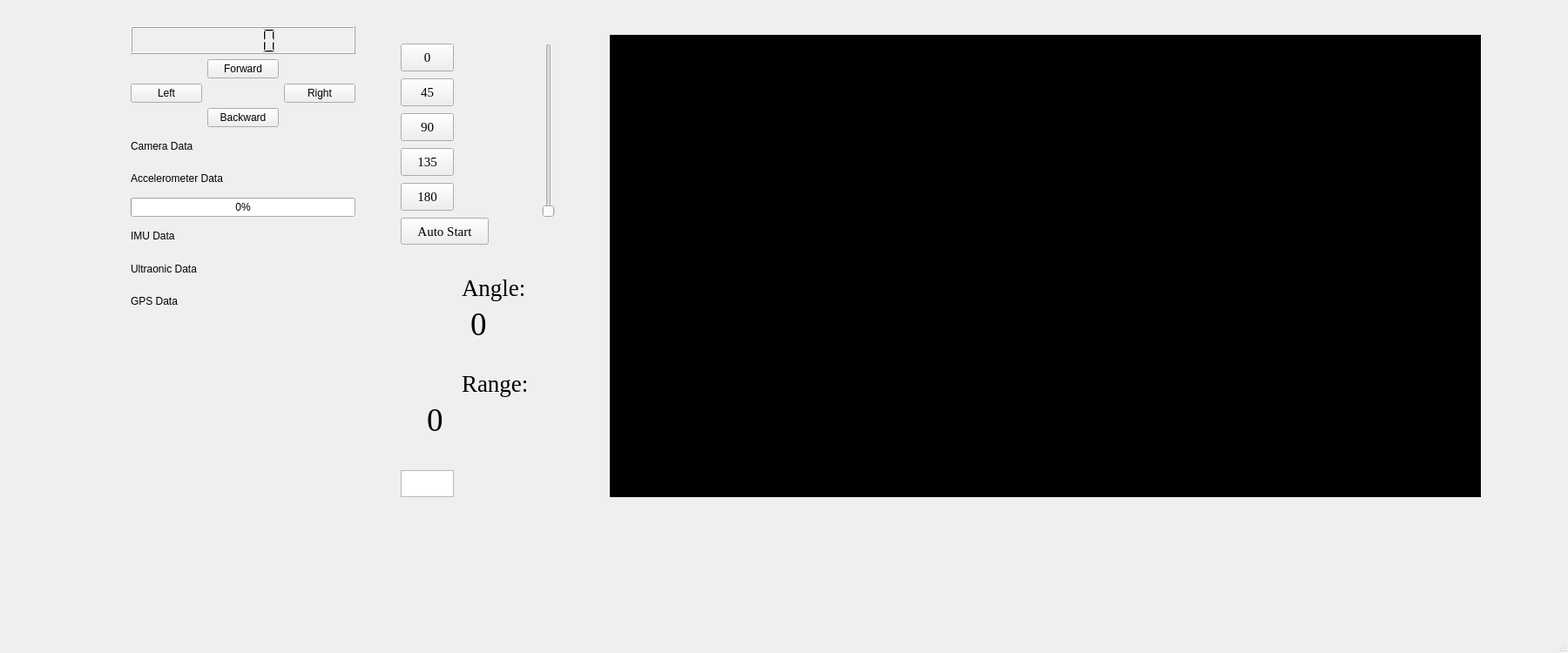
<?xml version="1.0" encoding="UTF-8"?>
<ui version="4.0">
 <class>MainWindow</class>
 <widget class="QMainWindow" name="MainWindow">
  <property name="geometry">
   <rect>
    <x>0</x>
    <y>0</y>
    <width>1800</width>
    <height>750</height>
   </rect>
  </property>
  <property name="maximumSize">
   <size>
    <width>1800</width>
    <height>750</height>
   </size>
  </property>
  <property name="windowTitle">
   <string>MainWindow</string>
  </property>
  <property name="windowOpacity">
   <double>0.000000000000000</double>
  </property>
  <widget class="QWidget" name="centralwidget">
   <widget class="QWidget" name="widget" native="true">
    <property name="geometry">
     <rect>
      <x>0</x>
      <y>10</y>
      <width>411</width>
      <height>341</height>
     </rect>
    </property>
    <widget class="QWidget" name="layoutWidget">
     <property name="geometry">
      <rect>
       <x>150</x>
       <y>20</y>
       <width>258</width>
       <height>332</height>
      </rect>
     </property>
     <layout class="QVBoxLayout" name="verticalLayout">
      <item>
       <widget class="QLCDNumber" name="speedLcd"/>
      </item>
      <item>
       <layout class="QGridLayout" name="gridLayout">
        <item row="2" column="1">
         <widget class="QPushButton" name="backwardButton">
          <property name="text">
           <string>Backward</string>
          </property>
         </widget>
        </item>
        <item row="0" column="1">
         <widget class="QPushButton" name="forwardButton">
          <property name="text">
           <string>Forward</string>
          </property>
         </widget>
        </item>
        <item row="1" column="2">
         <widget class="QPushButton" name="rightButton">
          <property name="text">
           <string>Right</string>
          </property>
         </widget>
        </item>
        <item row="1" column="0">
         <widget class="QPushButton" name="leftButton">
          <property name="text">
           <string>Left</string>
          </property>
         </widget>
        </item>
       </layout>
      </item>
      <item>
       <widget class="QLabel" name="cameraLabel">
        <property name="text">
         <string>Camera Data</string>
        </property>
       </widget>
      </item>
      <item>
       <widget class="QLabel" name="accelerometerLabel">
        <property name="text">
         <string>Accelerometer Data</string>
        </property>
       </widget>
      </item>
      <item>
       <widget class="QProgressBar" name="persentase">
        <property name="value">
         <number>0</number>
        </property>
       </widget>
      </item>
      <item>
       <widget class="QLabel" name="imuLabel">
        <property name="text">
         <string>IMU Data</string>
        </property>
       </widget>
      </item>
      <item>
       <widget class="QLabel" name="ultrasonicLabel">
        <property name="text">
         <string>Ultraonic Data</string>
        </property>
       </widget>
      </item>
      <item>
       <widget class="QLabel" name="gpsLabel">
        <property name="text">
         <string>GPS Data</string>
        </property>
       </widget>
      </item>
     </layout>
    </widget>
   </widget>
   <widget class="QLabel" name="range">
    <property name="geometry">
     <rect>
      <x>490</x>
      <y>460</y>
      <width>175</width>
      <height>45</height>
     </rect>
    </property>
    <property name="maximumSize">
     <size>
      <width>175</width>
      <height>45</height>
     </size>
    </property>
    <property name="font">
     <font>
      <family>Times New Roman</family>
      <pointsize>28</pointsize>
     </font>
    </property>
    <property name="text">
     <string>0</string>
    </property>
   </widget>
   <widget class="QPushButton" name="button180">
    <property name="geometry">
     <rect>
      <x>460</x>
      <y>210</y>
      <width>61</width>
      <height>32</height>
     </rect>
    </property>
    <property name="font">
     <font>
      <family>Times New Roman</family>
      <pointsize>11</pointsize>
     </font>
    </property>
    <property name="text">
     <string>180</string>
    </property>
   </widget>
   <widget class="QLabel" name="angle">
    <property name="geometry">
     <rect>
      <x>540</x>
      <y>350</y>
      <width>81</width>
      <height>45</height>
     </rect>
    </property>
    <property name="maximumSize">
     <size>
      <width>150</width>
      <height>45</height>
     </size>
    </property>
    <property name="font">
     <font>
      <family>Times New Roman</family>
      <pointsize>28</pointsize>
     </font>
    </property>
    <property name="autoFillBackground">
     <bool>false</bool>
    </property>
    <property name="text">
     <string>0</string>
    </property>
   </widget>
   <widget class="QGraphicsView" name="graphicsView">
    <property name="geometry">
     <rect>
      <x>700</x>
      <y>40</y>
      <width>1000</width>
      <height>531</height>
     </rect>
    </property>
    <property name="minimumSize">
     <size>
      <width>1000</width>
      <height>515</height>
     </size>
    </property>
    <property name="palette">
     <palette>
      <active>
       <colorrole role="WindowText">
        <brush brushstyle="SolidPattern">
         <color alpha="255">
          <red>255</red>
          <green>255</green>
          <blue>255</blue>
         </color>
        </brush>
       </colorrole>
       <colorrole role="Button">
        <brush brushstyle="SolidPattern">
         <color alpha="255">
          <red>0</red>
          <green>0</green>
          <blue>0</blue>
         </color>
        </brush>
       </colorrole>
       <colorrole role="Light">
        <brush brushstyle="SolidPattern">
         <color alpha="255">
          <red>0</red>
          <green>0</green>
          <blue>0</blue>
         </color>
        </brush>
       </colorrole>
       <colorrole role="Midlight">
        <brush brushstyle="SolidPattern">
         <color alpha="255">
          <red>0</red>
          <green>0</green>
          <blue>0</blue>
         </color>
        </brush>
       </colorrole>
       <colorrole role="Dark">
        <brush brushstyle="SolidPattern">
         <color alpha="255">
          <red>0</red>
          <green>0</green>
          <blue>0</blue>
         </color>
        </brush>
       </colorrole>
       <colorrole role="Mid">
        <brush brushstyle="SolidPattern">
         <color alpha="255">
          <red>0</red>
          <green>0</green>
          <blue>0</blue>
         </color>
        </brush>
       </colorrole>
       <colorrole role="Text">
        <brush brushstyle="SolidPattern">
         <color alpha="255">
          <red>255</red>
          <green>255</green>
          <blue>255</blue>
         </color>
        </brush>
       </colorrole>
       <colorrole role="BrightText">
        <brush brushstyle="SolidPattern">
         <color alpha="255">
          <red>255</red>
          <green>255</green>
          <blue>255</blue>
         </color>
        </brush>
       </colorrole>
       <colorrole role="ButtonText">
        <brush brushstyle="SolidPattern">
         <color alpha="255">
          <red>255</red>
          <green>255</green>
          <blue>255</blue>
         </color>
        </brush>
       </colorrole>
       <colorrole role="Base">
        <brush brushstyle="SolidPattern">
         <color alpha="255">
          <red>0</red>
          <green>0</green>
          <blue>0</blue>
         </color>
        </brush>
       </colorrole>
       <colorrole role="Window">
        <brush brushstyle="SolidPattern">
         <color alpha="255">
          <red>0</red>
          <green>0</green>
          <blue>0</blue>
         </color>
        </brush>
       </colorrole>
       <colorrole role="Shadow">
        <brush brushstyle="SolidPattern">
         <color alpha="255">
          <red>0</red>
          <green>0</green>
          <blue>0</blue>
         </color>
        </brush>
       </colorrole>
       <colorrole role="AlternateBase">
        <brush brushstyle="SolidPattern">
         <color alpha="255">
          <red>0</red>
          <green>0</green>
          <blue>0</blue>
         </color>
        </brush>
       </colorrole>
       <colorrole role="ToolTipBase">
        <brush brushstyle="SolidPattern">
         <color alpha="255">
          <red>255</red>
          <green>255</green>
          <blue>220</blue>
         </color>
        </brush>
       </colorrole>
       <colorrole role="ToolTipText">
        <brush brushstyle="SolidPattern">
         <color alpha="255">
          <red>0</red>
          <green>0</green>
          <blue>0</blue>
         </color>
        </brush>
       </colorrole>
       <colorrole role="PlaceholderText">
        <brush brushstyle="SolidPattern">
         <color alpha="127">
          <red>255</red>
          <green>255</green>
          <blue>255</blue>
         </color>
        </brush>
       </colorrole>
       <colorrole role="Accent">
        <brush brushstyle="SolidPattern">
         <color alpha="255">
          <red>0</red>
          <green>0</green>
          <blue>0</blue>
         </color>
        </brush>
       </colorrole>
      </active>
      <inactive>
       <colorrole role="WindowText">
        <brush brushstyle="SolidPattern">
         <color alpha="255">
          <red>255</red>
          <green>255</green>
          <blue>255</blue>
         </color>
        </brush>
       </colorrole>
       <colorrole role="Button">
        <brush brushstyle="SolidPattern">
         <color alpha="255">
          <red>0</red>
          <green>0</green>
          <blue>0</blue>
         </color>
        </brush>
       </colorrole>
       <colorrole role="Light">
        <brush brushstyle="SolidPattern">
         <color alpha="255">
          <red>0</red>
          <green>0</green>
          <blue>0</blue>
         </color>
        </brush>
       </colorrole>
       <colorrole role="Midlight">
        <brush brushstyle="SolidPattern">
         <color alpha="255">
          <red>0</red>
          <green>0</green>
          <blue>0</blue>
         </color>
        </brush>
       </colorrole>
       <colorrole role="Dark">
        <brush brushstyle="SolidPattern">
         <color alpha="255">
          <red>0</red>
          <green>0</green>
          <blue>0</blue>
         </color>
        </brush>
       </colorrole>
       <colorrole role="Mid">
        <brush brushstyle="SolidPattern">
         <color alpha="255">
          <red>0</red>
          <green>0</green>
          <blue>0</blue>
         </color>
        </brush>
       </colorrole>
       <colorrole role="Text">
        <brush brushstyle="SolidPattern">
         <color alpha="255">
          <red>255</red>
          <green>255</green>
          <blue>255</blue>
         </color>
        </brush>
       </colorrole>
       <colorrole role="BrightText">
        <brush brushstyle="SolidPattern">
         <color alpha="255">
          <red>255</red>
          <green>255</green>
          <blue>255</blue>
         </color>
        </brush>
       </colorrole>
       <colorrole role="ButtonText">
        <brush brushstyle="SolidPattern">
         <color alpha="255">
          <red>255</red>
          <green>255</green>
          <blue>255</blue>
         </color>
        </brush>
       </colorrole>
       <colorrole role="Base">
        <brush brushstyle="SolidPattern">
         <color alpha="255">
          <red>0</red>
          <green>0</green>
          <blue>0</blue>
         </color>
        </brush>
       </colorrole>
       <colorrole role="Window">
        <brush brushstyle="SolidPattern">
         <color alpha="255">
          <red>0</red>
          <green>0</green>
          <blue>0</blue>
         </color>
        </brush>
       </colorrole>
       <colorrole role="Shadow">
        <brush brushstyle="SolidPattern">
         <color alpha="255">
          <red>0</red>
          <green>0</green>
          <blue>0</blue>
         </color>
        </brush>
       </colorrole>
       <colorrole role="AlternateBase">
        <brush brushstyle="SolidPattern">
         <color alpha="255">
          <red>0</red>
          <green>0</green>
          <blue>0</blue>
         </color>
        </brush>
       </colorrole>
       <colorrole role="ToolTipBase">
        <brush brushstyle="SolidPattern">
         <color alpha="255">
          <red>255</red>
          <green>255</green>
          <blue>220</blue>
         </color>
        </brush>
       </colorrole>
       <colorrole role="ToolTipText">
        <brush brushstyle="SolidPattern">
         <color alpha="255">
          <red>0</red>
          <green>0</green>
          <blue>0</blue>
         </color>
        </brush>
       </colorrole>
       <colorrole role="PlaceholderText">
        <brush brushstyle="SolidPattern">
         <color alpha="127">
          <red>255</red>
          <green>255</green>
          <blue>255</blue>
         </color>
        </brush>
       </colorrole>
       <colorrole role="Accent">
        <brush brushstyle="SolidPattern">
         <color alpha="255">
          <red>0</red>
          <green>0</green>
          <blue>0</blue>
         </color>
        </brush>
       </colorrole>
      </inactive>
      <disabled>
       <colorrole role="WindowText">
        <brush brushstyle="SolidPattern">
         <color alpha="255">
          <red>0</red>
          <green>0</green>
          <blue>0</blue>
         </color>
        </brush>
       </colorrole>
       <colorrole role="Button">
        <brush brushstyle="SolidPattern">
         <color alpha="255">
          <red>0</red>
          <green>0</green>
          <blue>0</blue>
         </color>
        </brush>
       </colorrole>
       <colorrole role="Light">
        <brush brushstyle="SolidPattern">
         <color alpha="255">
          <red>0</red>
          <green>0</green>
          <blue>0</blue>
         </color>
        </brush>
       </colorrole>
       <colorrole role="Midlight">
        <brush brushstyle="SolidPattern">
         <color alpha="255">
          <red>0</red>
          <green>0</green>
          <blue>0</blue>
         </color>
        </brush>
       </colorrole>
       <colorrole role="Dark">
        <brush brushstyle="SolidPattern">
         <color alpha="255">
          <red>0</red>
          <green>0</green>
          <blue>0</blue>
         </color>
        </brush>
       </colorrole>
       <colorrole role="Mid">
        <brush brushstyle="SolidPattern">
         <color alpha="255">
          <red>0</red>
          <green>0</green>
          <blue>0</blue>
         </color>
        </brush>
       </colorrole>
       <colorrole role="Text">
        <brush brushstyle="SolidPattern">
         <color alpha="255">
          <red>0</red>
          <green>0</green>
          <blue>0</blue>
         </color>
        </brush>
       </colorrole>
       <colorrole role="BrightText">
        <brush brushstyle="SolidPattern">
         <color alpha="255">
          <red>255</red>
          <green>255</green>
          <blue>255</blue>
         </color>
        </brush>
       </colorrole>
       <colorrole role="ButtonText">
        <brush brushstyle="SolidPattern">
         <color alpha="255">
          <red>0</red>
          <green>0</green>
          <blue>0</blue>
         </color>
        </brush>
       </colorrole>
       <colorrole role="Base">
        <brush brushstyle="SolidPattern">
         <color alpha="255">
          <red>0</red>
          <green>0</green>
          <blue>0</blue>
         </color>
        </brush>
       </colorrole>
       <colorrole role="Window">
        <brush brushstyle="SolidPattern">
         <color alpha="255">
          <red>0</red>
          <green>0</green>
          <blue>0</blue>
         </color>
        </brush>
       </colorrole>
       <colorrole role="Shadow">
        <brush brushstyle="SolidPattern">
         <color alpha="255">
          <red>0</red>
          <green>0</green>
          <blue>0</blue>
         </color>
        </brush>
       </colorrole>
       <colorrole role="AlternateBase">
        <brush brushstyle="SolidPattern">
         <color alpha="255">
          <red>0</red>
          <green>0</green>
          <blue>0</blue>
         </color>
        </brush>
       </colorrole>
       <colorrole role="ToolTipBase">
        <brush brushstyle="SolidPattern">
         <color alpha="255">
          <red>255</red>
          <green>255</green>
          <blue>220</blue>
         </color>
        </brush>
       </colorrole>
       <colorrole role="ToolTipText">
        <brush brushstyle="SolidPattern">
         <color alpha="255">
          <red>0</red>
          <green>0</green>
          <blue>0</blue>
         </color>
        </brush>
       </colorrole>
       <colorrole role="PlaceholderText">
        <brush brushstyle="SolidPattern">
         <color alpha="127">
          <red>0</red>
          <green>0</green>
          <blue>0</blue>
         </color>
        </brush>
       </colorrole>
       <colorrole role="Accent">
        <brush brushstyle="SolidPattern">
         <color alpha="255">
          <red>0</red>
          <green>0</green>
          <blue>0</blue>
         </color>
        </brush>
       </colorrole>
      </disabled>
     </palette>
    </property>
   </widget>
   <widget class="QPushButton" name="button135">
    <property name="geometry">
     <rect>
      <x>460</x>
      <y>170</y>
      <width>61</width>
      <height>32</height>
     </rect>
    </property>
    <property name="font">
     <font>
      <family>Times New Roman</family>
      <pointsize>11</pointsize>
     </font>
    </property>
    <property name="text">
     <string>135</string>
    </property>
   </widget>
   <widget class="QLabel" name="label">
    <property name="geometry">
     <rect>
      <x>530</x>
      <y>310</y>
      <width>150</width>
      <height>41</height>
     </rect>
    </property>
    <property name="minimumSize">
     <size>
      <width>150</width>
      <height>25</height>
     </size>
    </property>
    <property name="font">
     <font>
      <family>Times New Roman</family>
      <pointsize>20</pointsize>
      <italic>false</italic>
      <bold>false</bold>
     </font>
    </property>
    <property name="text">
     <string>Angle:</string>
    </property>
   </widget>
   <widget class="QPushButton" name="button90">
    <property name="geometry">
     <rect>
      <x>460</x>
      <y>130</y>
      <width>61</width>
      <height>32</height>
     </rect>
    </property>
    <property name="font">
     <font>
      <family>Times New Roman</family>
      <pointsize>11</pointsize>
     </font>
    </property>
    <property name="text">
     <string>90</string>
    </property>
   </widget>
   <widget class="QTextEdit" name="textEdit">
    <property name="geometry">
     <rect>
      <x>460</x>
      <y>540</y>
      <width>61</width>
      <height>31</height>
     </rect>
    </property>
    <property name="font">
     <font>
      <family>Times New Roman</family>
     </font>
    </property>
   </widget>
   <widget class="QPushButton" name="button_auto">
    <property name="geometry">
     <rect>
      <x>460</x>
      <y>250</y>
      <width>101</width>
      <height>31</height>
     </rect>
    </property>
    <property name="font">
     <font>
      <family>Times New Roman</family>
      <pointsize>11</pointsize>
     </font>
    </property>
    <property name="text">
     <string>Auto Start</string>
    </property>
   </widget>
   <widget class="QLabel" name="lablel_2">
    <property name="geometry">
     <rect>
      <x>530</x>
      <y>420</y>
      <width>150</width>
      <height>41</height>
     </rect>
    </property>
    <property name="minimumSize">
     <size>
      <width>150</width>
      <height>25</height>
     </size>
    </property>
    <property name="font">
     <font>
      <family>Times New Roman</family>
      <pointsize>20</pointsize>
      <bold>false</bold>
     </font>
    </property>
    <property name="text">
     <string>Range:</string>
    </property>
   </widget>
   <widget class="QPushButton" name="button0">
    <property name="geometry">
     <rect>
      <x>460</x>
      <y>50</y>
      <width>61</width>
      <height>32</height>
     </rect>
    </property>
    <property name="font">
     <font>
      <family>Times New Roman</family>
      <pointsize>11</pointsize>
     </font>
    </property>
    <property name="text">
     <string>0</string>
    </property>
   </widget>
   <widget class="QSlider" name="verticalSlider">
    <property name="geometry">
     <rect>
      <x>580</x>
      <y>50</y>
      <width>100</width>
      <height>200</height>
     </rect>
    </property>
    <property name="minimumSize">
     <size>
      <width>100</width>
      <height>200</height>
     </size>
    </property>
    <property name="font">
     <font>
      <family>Arial</family>
     </font>
    </property>
    <property name="layoutDirection">
     <enum>Qt::LeftToRight</enum>
    </property>
    <property name="maximum">
     <number>180</number>
    </property>
   </widget>
   <widget class="QPushButton" name="button45">
    <property name="geometry">
     <rect>
      <x>460</x>
      <y>90</y>
      <width>61</width>
      <height>32</height>
     </rect>
    </property>
    <property name="font">
     <font>
      <family>Times New Roman</family>
      <pointsize>11</pointsize>
     </font>
    </property>
    <property name="text">
     <string>45</string>
    </property>
   </widget>
  </widget>
  <widget class="QMenuBar" name="menubar">
   <property name="geometry">
    <rect>
     <x>0</x>
     <y>0</y>
     <width>1800</width>
     <height>25</height>
    </rect>
   </property>
  </widget>
  <widget class="QStatusBar" name="statusbar"/>
 </widget>
 <resources/>
 <connections/>
</ui>
